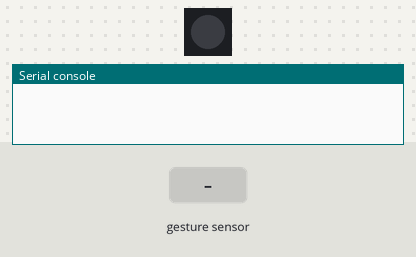
This program was run on a simulated Raspberry Pi Pico running CircuitPython. Parts: 1 RGB LEDs in strip order, left to right, the last lines printed to the serial console. Inputs (shaded band) come from the test bench. Dim RGB values are drawn brighter than linear.

Above: at 1.2 s.
1.3 s: hand swiped up over the gesture sensor
At 2.1 s:
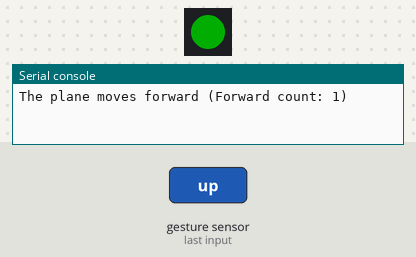
3.8 s: hand swiped down over the gesture sensor
At 4.1 s:
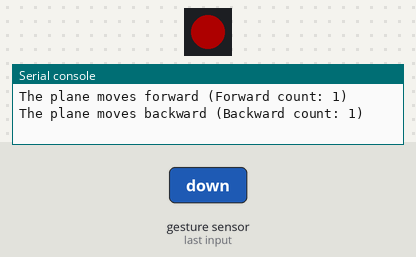
6.3 s: hand swiped left over the gesture sensor
At 7.1 s:
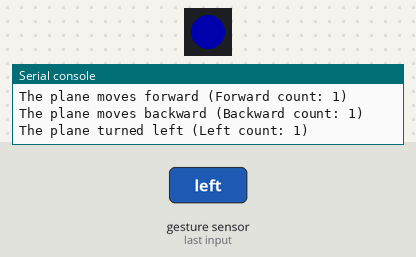
8.8 s: hand swiped right over the gesture sensor
At 9.1 s:
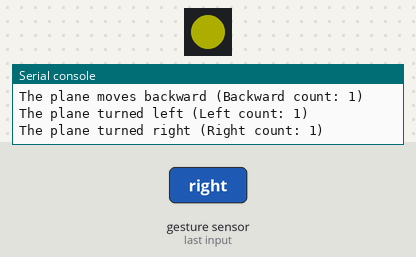
Timing chart, 0 to 11.8 s (numbered marks = the images above; inputs shaded):
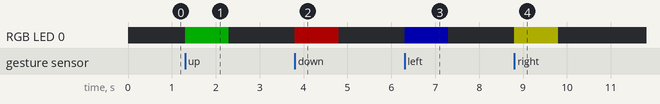

The program:

6.gestureSensor.py
```python
import board
import busio
from adafruit_apds9960.apds9960 import APDS9960
import neopixel
import time

i2c = busio.I2C(board.GP5, board.GP4)
apds = APDS9960(i2c)
apds.enable_gesture = True
apds.enable_proximity = True

num_pixels = 1
pixel_pin = board.GP14
pixels = neopixel.NeoPixel(pixel_pin, num_pixels, brightness=0.2)

forward_count = 0
backward_count = 0
left_count = 0
right_count = 0

while True:
    gesture_value = apds.gesture()

    if gesture_value == 1:
        forward_count += 1
        print(f"The plane moves forward (Forward count: {forward_count})")
        pixels.fill((0, 255, 0))
        time.sleep(1)

    elif gesture_value == 2:
        backward_count += 1
        print(f"The plane moves backward (Backward count: {backward_count})")
        pixels.fill((255, 0, 0))
        time.sleep(1)

    elif gesture_value == 3:
        left_count += 1
        print(f"The plane turned left (Left count: {left_count})")
        pixels.fill((0, 0, 255))
        time.sleep(1)

    elif gesture_value == 4:
        right_count += 1
        print(f"The plane turned right (Right count: {right_count})")
        pixels.fill((255, 255, 0))
        time.sleep(1)

    pixels.fill((0, 0, 0))
```

Measured:
- after the input at 1.3 s, RGB LED 0: off → RGB(0, 51, 0) at once, → off 1.0 s later
- after the input at 3.8 s, RGB LED 0: off → RGB(51, 0, 0) at once, → off 1.0 s later
- after the input at 6.3 s, RGB LED 0: off → RGB(0, 0, 51) at once, → off 1.0 s later
- after the input at 8.8 s, RGB LED 0: off → RGB(51, 51, 0) at once, → off 1.0 s later
